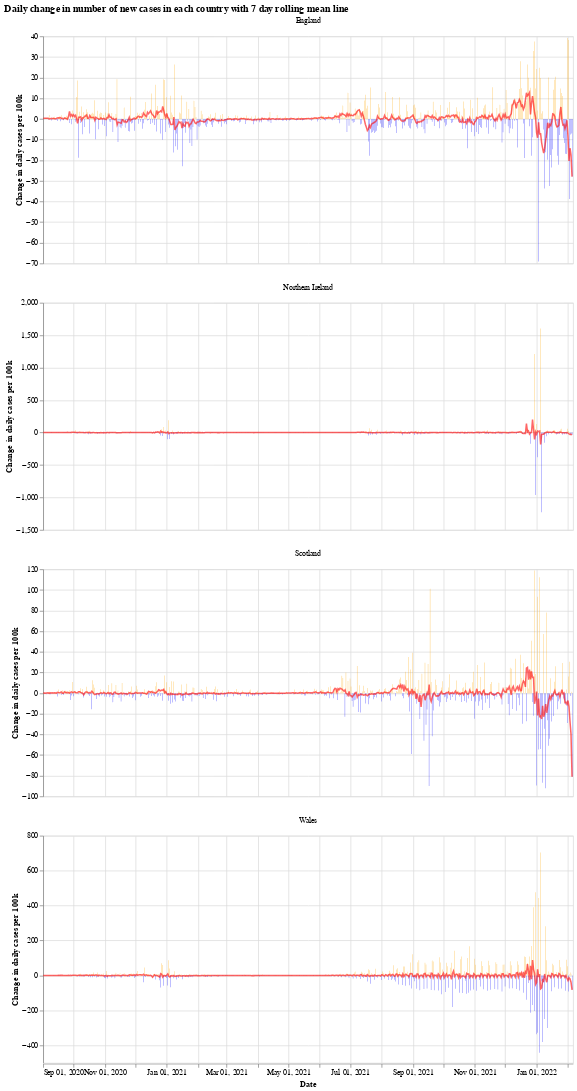

Source (notebook cell):
### Markdown cell above
We will use the Python library `Altair` for visualising the data, see the [altair docs](https://altair-viz.github.io/) for more information.

First we have a graph which shows the daily change in the number of new cases for each country. This number jumps up and down all over the place, which is likely due to delay in reporting of new cases over the weekend. Another interesting thing is that it looks like the daily cases in Wales experienced a much shorter period of calm over the summer (calm in the sense of daily cases not jumping up and down).

The orange bars are days when the number of new cases (per 100k population) was more than the previous day, while the blue are days when the number of new cases dropped. The red line is the 7 day moving average. 

When the moving average line is below 0, it means that there is a consistent drop in new cases. We can see this clearly happening around the times that lockdowns were introduced (though, to varying degrees). I will update the graphs soon with a marker of when each lockdown started.

### Code cell
# collapse
import altair as alt

bars = alt.Chart(uk_cases).mark_bar().encode(
    x=alt.X("yearmonthdate(date):T", axis=alt.Axis(title='Date')),
    y=alt.Y("casesChangeRate:Q", axis=alt.Axis(title='Change in daily cases per 100k')),
    tooltip='casesChange',
    color=alt.condition(
        alt.datum.casesChangeRate > 0,
        alt.value("orange"),  # The positive color
        alt.value("blue")  # The negative color
    )
).properties(title='Daily change in number of new cases with 7 day rolling mean',width=700).interactive()

line = alt.Chart(uk_cases).mark_line(
    color='red',
    size=2,
    opacity=0.6
).transform_window(
    rolling_mean='mean(casesChangeRate)',
    frame=[0, 7],
    groupby=['areaName']
).encode(
    x='yearmonthdate(date):T',
    y='rolling_mean:Q'
)

alt.layer(bars, line, data=uk_cases).facet(alt.Column(
    'areaName', title=''), columns=1).resolve_scale(y='independent').properties(title='Daily change in number of new cases in each country with 7 day rolling mean line')

### Figure 1 — Vega-Lite specification as saved in the notebook (floating-point values rounded to 4 significant figures; data arrays with more than 128 entries replaced by an {"elided": "..."} marker saying what was removed)
{"config": {"view": {"continuousWidth": 400, "continuousHeight": 300}}, "data": {"name": "data-1c8d353ba0735b4bacc05f34c76c919b"}, "facet": {"type": "nominal", "field": "areaName", "title": ""}, "spec": {"layer": [{"mark": "bar", "encoding": {"color": {"condition": {"value": "orange", "test": "(datum.casesChangeRate > 0)"}, "value": "blue"}, "tooltip": {"type": "quantitative", "field": "casesChange"}, "x": {"type": "temporal", "axis": {"title": "Date"}, "field": "date", "timeUnit": "yearmonthdate"}, "y": {"type": "quantitative", "axis": {"title": "Change in daily cases per 100k"}, "field": "casesChangeRate"}}, "selection": {"selector001": {"type": "interval", "bind": "scales", "encodings": ["x", "y"]}}, "title": "Daily change in number of new cases with 7 day rolling mean", "width": 700}, {"mark": {"type": "line", "color": "red", "opacity": 0.6, "size": 2}, "encoding": {"x": {"type": "temporal", "field": "date", "timeUnit": "yearmonthdate"}, "y": {"type": "quantitative", "field": "rolling_mean"}}, "transform": [{"window": [{"op": "mean", "field": "casesChangeRate", "as": "rolling_mean"}], "frame": [0, 7], "groupby": ["areaName"]}]}]}, "columns": 1, "resolve": {"scale": {"y": "independent"}}, "title": "Daily change in number of new cases in each country with 7 day rolling mean line", "$schema": "https://vega.github.io/schema/vega-lite/v4.8.1.json", "datasets": {"data-1c8d353ba0735b4bacc05f34c76c919b": {"elided": "2092 records"}}}
